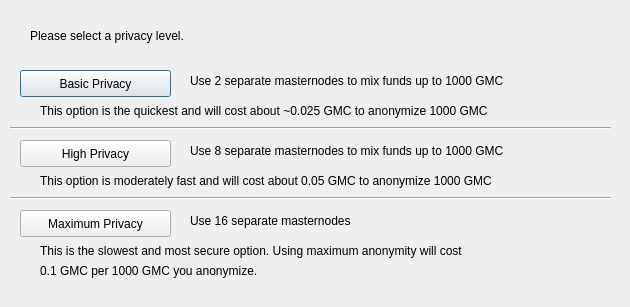
<?xml version="1.0" encoding="UTF-8"?>
<ui version="4.0">
 <class>DarksendConfig</class>
 <widget class="QDialog" name="DarksendConfig">
  <property name="geometry">
   <rect>
    <x>0</x>
    <y>0</y>
    <width>630</width>
    <height>307</height>
   </rect>
  </property>
  <property name="windowTitle">
   <string>Configure PrivateSend</string>
  </property>
  <widget class="QPushButton" name="buttonBasic">
   <property name="geometry">
    <rect>
     <x>20</x>
     <y>70</y>
     <width>151</width>
     <height>27</height>
    </rect>
   </property>
   <property name="text">
    <string>Basic Privacy</string>
   </property>
  </widget>
  <widget class="QPushButton" name="buttonHigh">
   <property name="geometry">
    <rect>
     <x>20</x>
     <y>140</y>
     <width>151</width>
     <height>27</height>
    </rect>
   </property>
   <property name="text">
    <string>High Privacy</string>
   </property>
  </widget>
  <widget class="QPushButton" name="buttonMax">
   <property name="geometry">
    <rect>
     <x>20</x>
     <y>210</y>
     <width>151</width>
     <height>27</height>
    </rect>
   </property>
   <property name="text">
    <string>Maximum Privacy</string>
   </property>
  </widget>
  <widget class="QLabel" name="label">
   <property name="geometry">
    <rect>
     <x>30</x>
     <y>20</y>
     <width>571</width>
     <height>31</height>
    </rect>
   </property>
   <property name="text">
    <string>Please select a privacy level.</string>
   </property>
  </widget>
  <widget class="QLabel" name="label_2">
   <property name="geometry">
    <rect>
     <x>190</x>
     <y>70</y>
     <width>421</width>
     <height>21</height>
    </rect>
   </property>
   <property name="text">
    <string>Use 2 separate masternodes to mix funds up to 1000 GMC</string>
   </property>
  </widget>
  <widget class="QLabel" name="label_3">
   <property name="geometry">
    <rect>
     <x>190</x>
     <y>140</y>
     <width>411</width>
     <height>21</height>
    </rect>
   </property>
   <property name="text">
    <string>Use 8 separate masternodes to mix funds up to 1000 GMC</string>
   </property>
  </widget>
  <widget class="QLabel" name="label_4">
   <property name="geometry">
    <rect>
     <x>190</x>
     <y>210</y>
     <width>421</width>
     <height>21</height>
    </rect>
   </property>
   <property name="text">
    <string>Use 16 separate masternodes</string>
   </property>
  </widget>
  <widget class="QLabel" name="label_6">
   <property name="geometry">
    <rect>
     <x>40</x>
     <y>100</y>
     <width>561</width>
     <height>21</height>
    </rect>
   </property>
   <property name="text">
    <string>This option is the quickest and will cost about ~0.025 GMC to anonymize 1000 GMC</string>
   </property>
  </widget>
  <widget class="QLabel" name="label_7">
   <property name="geometry">
    <rect>
     <x>40</x>
     <y>170</y>
     <width>561</width>
     <height>21</height>
    </rect>
   </property>
   <property name="text">
    <string>This option is moderately fast and will cost about 0.05 GMC to anonymize 1000 GMC</string>
   </property>
  </widget>
  <widget class="QLabel" name="label_8">
   <property name="geometry">
    <rect>
     <x>40</x>
     <y>240</y>
     <width>561</width>
     <height>21</height>
    </rect>
   </property>
   <property name="text">
    <string>This is the slowest and most secure option. Using maximum anonymity will cost</string>
   </property>
  </widget>
  <widget class="QLabel" name="label_9">
   <property name="geometry">
    <rect>
     <x>40</x>
     <y>260</y>
     <width>561</width>
     <height>21</height>
    </rect>
   </property>
   <property name="text">
    <string>0.1 GMC per 1000 GMC you anonymize.</string>
   </property>
  </widget>
  <widget class="Line" name="line">
   <property name="geometry">
    <rect>
     <x>10</x>
     <y>120</y>
     <width>601</width>
     <height>16</height>
    </rect>
   </property>
   <property name="orientation">
    <enum>Qt::Horizontal</enum>
   </property>
  </widget>
  <widget class="Line" name="line_2">
   <property name="geometry">
    <rect>
     <x>10</x>
     <y>190</y>
     <width>601</width>
     <height>16</height>
    </rect>
   </property>
   <property name="orientation">
    <enum>Qt::Horizontal</enum>
   </property>
  </widget>
 </widget>
 <resources/>
 <connections/>
</ui>
